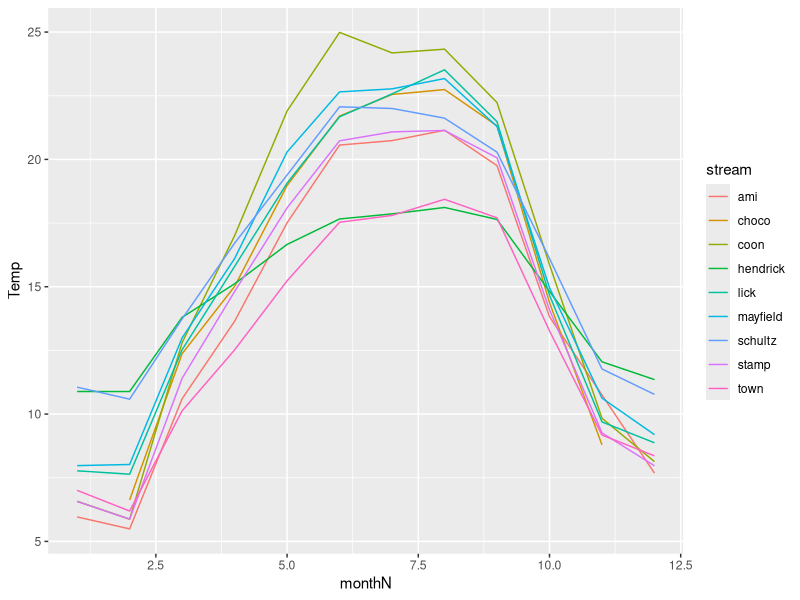
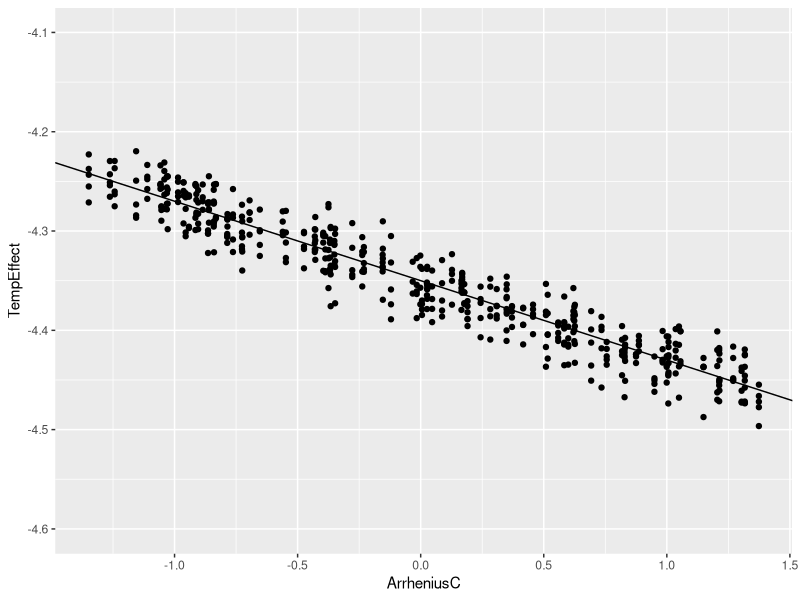
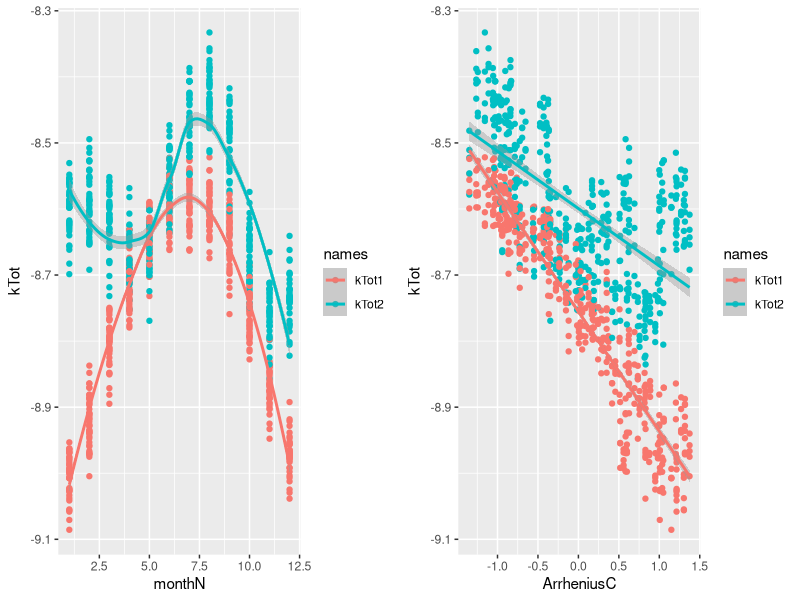
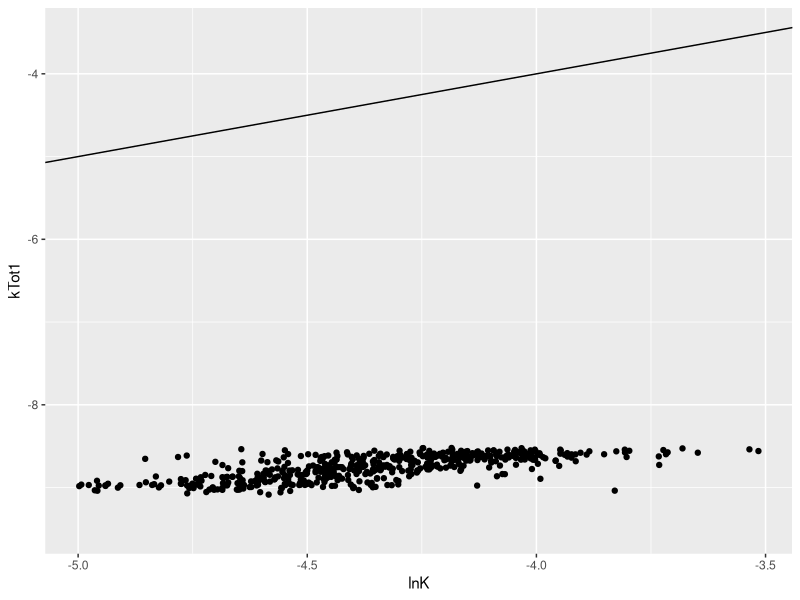
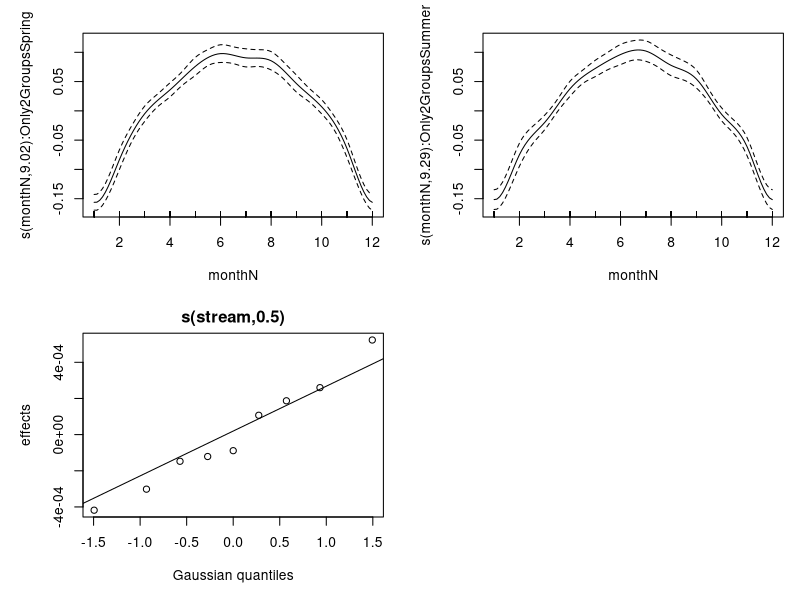
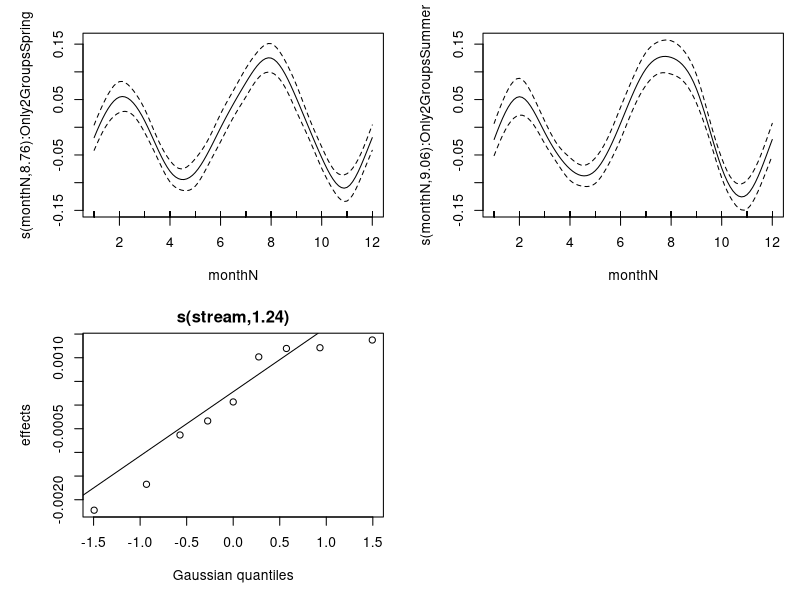

The R script that drew these images, in order:
## ---- chunk 1
library(tidyverse)
library(mgcv)
library(lme4)
library(ggpubr)
## ---- chunk 2
decomp <- read.csv("01_combinedDataNew2.csv", row.names = 1) %>%  
  mutate(Pdt = as.POSIXct(collection.date, format = "%m/%d/%y"),
         monthN = month,
         monthN = fct_recode(monthN, "1" = "Jan",
                             "2" = "Feb",
                             "3" = "Mar",
                             "4" = "Apr",
                             "5" = "May",
                             "6" = "Jun",
                             "7" = "Jul",
                             "8" = "Aug",
                             "9" = "Sep",
                             "10" = "Oct",
                             "11" = "Nov",
                             "12" = "Dec"),
         monthN = as.numeric(as.character(monthN))) %>% 
  #Lick and Stamp have ≥ 1 positive decomposition rate in May and June, respectively
  filter(k < 0 & mesh2 == "fine") %>% 
  mutate(lnK = log(abs(k)),
         #Center temperature data
         ArrheniusC = Arrhenius - 1/((15 + 273.15)*0.0000862)) %>% 
  group_by(stream, mesh2, monthN) %>% 
  # removing one very low decomposition rate
  filter(lnK >-5) %>% 
  ungroup() %>% 
  select(stream, monthN, rep, ArrheniusC, Temp, lnK) %>% 
  droplevels() %>% 
  arrange(stream, rep, monthN)
## ---- chunk 3
ggplot() +
  geom_line(data =decomp, aes(y = Temp, x = monthN, color = stream)) 
## ---- chunk 4
cor(decomp$Temp, decomp$monthN, method = "spearman")
## ---- chunk 5
FakeK <- decomp %>% 
  # a column with some random variation
  mutate(ranNum = rnorm(dim(decomp)[1], mean = 0, sd = 0.02),
         # the temperature effect - this is the model from the most likely GAM
         TempEffect = (-4.35 + -0.08*ArrheniusC)+ranNum,
         # the seasonal effect 
         # Intercept adjusted to make range same as temp effect
         SeasEffect1 = ((-8.5 + 0.2*monthN + -0.015*monthN^2) +ranNum)*0.55, #0.55 to make range smaller
         SeasEffect2 = -4.25 + sin(monthN)*0.1 + ranNum,
         # add them together (intercept incorporated into temp effect)
         kTot1 = TempEffect + SeasEffect1,
         kTot2 = TempEffect + SeasEffect2) 
## ---- chunk 6
ggplot() +
  geom_point(data = FakeK, aes(y = TempEffect, x = ArrheniusC)) +
  geom_abline(intercept = -4.35, slope = -0.08) + # model fit
  ylim(-4.6,-4.1)
## ---- chunk 7
kTotMonthP <- ggplot(FakeK %>% 
         select(stream, monthN,ArrheniusC, kTot1, kTot2) %>% 
         pivot_longer(cols = kTot1:kTot2, names_to = "names", values_to = "kTot"),
       aes(y = kTot, x = monthN, color = names)) +
  geom_point()  +
  stat_smooth()

kTotTempP <- ggplot(FakeK %>% 
         select(stream, monthN,ArrheniusC, kTot1, kTot2) %>% 
         pivot_longer(cols = kTot1:kTot2, names_to = "names", values_to = "kTot"),
       aes(y = kTot, x = ArrheniusC, color = names)) +
  geom_point()  +
  stat_smooth(method = "lm")

ggarrange(kTotMonthP, kTotTempP, nrow = 1, ncol = 2)
## ---- chunk 8
ggplot(FakeK, aes(y = kTot1, x = lnK)) +
  geom_point() +
  geom_abline(intercept = 0, slope = 1) +
  ylim(-9.5,-3.5)
## ---- chunk 9
#Bunch of junk to make the gam work
FakeK$group <- "NA"
spring <- c("ami", "schultz")
may <- c("hendrick", "town")
june <- c("coon", "choco", "stamp")
july <- c("lick", "mayfield")
FakeK$group <- as.factor(as.character(ifelse(FakeK$stream %in% spring, "spring", 
                                              ifelse(FakeK$stream %in% may, "may",
                                                     ifelse(FakeK$stream %in%  june, "june",
                                                            ifelse(FakeK$stream %in%  july, "july", "NA"))))))
FakeK$Only2Groups <- "NA"
FakeK$Only2Groups <- as.factor(as.character(ifelse(FakeK$group == "july" | FakeK$group == "june", "Summer", "Spring")))

cor1a <- corARMA(p = 1, q = 0, form = ~ monthN | stream / rep) # 1 time step, 1 smoothing

FakeK$stream <- as.factor(FakeK$stream)
## ---- chunk 10
Bgam1 <- gamm(kTot1 ~ ArrheniusC + s(monthN, by = Only2Groups, bs = "cc", k = 12)+ s(stream, bs="re"), 
                      correlation = cor1a, data = FakeK)
## ---- chunk 11
summary(Bgam1$gam)
## ---- chunk 12
plot(Bgam1$gam, pages =1)
## ---- chunk 13
Blme1 <- lme(kTot1 ~ ArrheniusC, random = ~1|stream, data = FakeK)
## ---- chunk 14
summary(Blme1)
## ---- chunk 15
Bgam2 <- gamm(kTot2 ~ ArrheniusC + s(monthN, by = Only2Groups, bs = "cc", k = 12)+ s(stream, bs="re"), 
                      correlation = cor1a, data = FakeK)
## ---- chunk 16
summary(Bgam2$gam)
## ---- chunk 17
plot(Bgam2$gam, pages =1)
## ---- chunk 18
Blme2 <- lme(kTot2 ~ ArrheniusC, random = ~1|stream, data = FakeK)
## ---- chunk 19
summary(Blme2)
